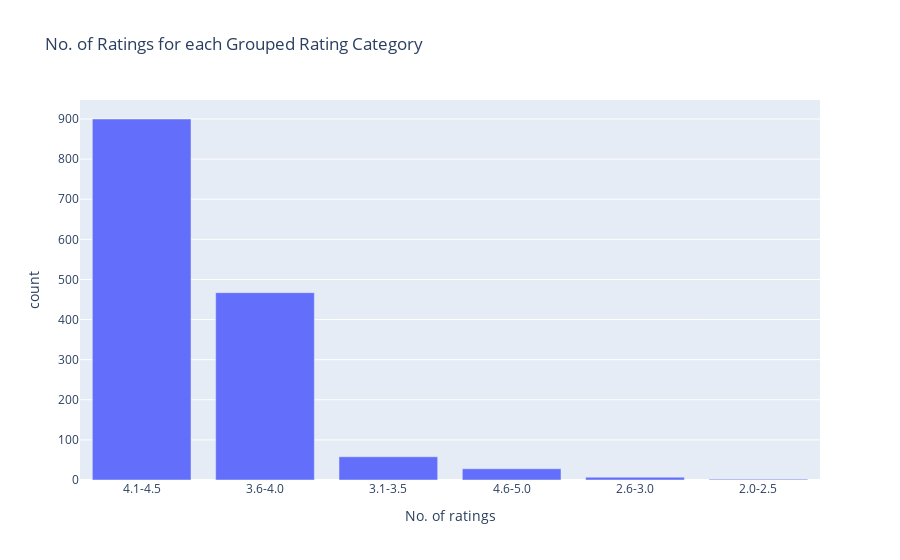

Here is the notebook cell this chart was saved with:
### Code cell
#create a visualization
g=pd.DataFrame()
l=df['rating_Group'].value_counts()

l=l.to_frame()
l.reset_index(inplace=True)
fig=px.bar(l,x='rating_Group',y='count',
          labels={'index':'rating_Group','rating_Group':'No. of ratings'},
          title='No. of Ratings for each Grouped Rating Category')
fig.show()

### Figure 1 — Plotly figure (JSON) as saved in the notebook; plotly's stock layout.template omitted (floating-point values rounded to 4 significant figures)
{"data": [{"alignmentgroup": "True", "hovertemplate": "No. of ratings=%{x}<br>count=%{y}<extra></extra>", "legendgroup": "", "marker": {"color": "#636efa", "pattern": {"shape": ""}}, "name": "", "offsetgroup": "", "orientation": "v", "showlegend": false, "textposition": "auto", "type": "bar", "x": ["4.1-4.5", "3.6-4.0", "3.1-3.5", "4.6-5.0", "2.6-3.0", "2.0-2.5"], "xaxis": "x", "y": [900, 467, 58, 28, 7, 2], "yaxis": "y"}], "layout": {"barmode": "relative", "legend": {"tracegroupgap": 0}, "title": {"text": "No. of Ratings for each Grouped Rating Category"}, "xaxis": {"anchor": "y", "domain": [0, 1], "title": {"text": "No. of ratings"}}, "yaxis": {"anchor": "x", "domain": [0, 1], "title": {"text": "count"}}}}
